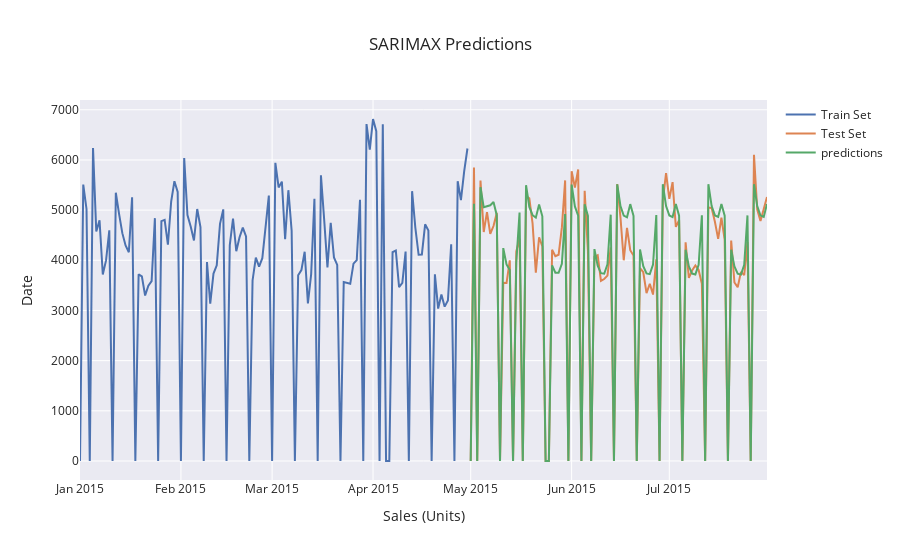

Notebook source saved alongside this figure:
### Markdown cell above
Evaluating the fit of the final model

### Code cell
preds = forecaster.predict(steps=92,
                           exog = exog_1.iloc[-92:])

fig = go.Figure()

fig.add_trace(go.Scatter(x=valid['Sales'].index,
                         y=valid['Sales'],
                         mode='lines',
                         name='Train Set'),
             )

fig.add_trace(go.Scatter(x=test['Sales'].index,
                         y=test['Sales'],
                         mode='lines',
                         name='Test Set'),
             )

fig.add_trace(go.Scatter(x=preds.index,
                         y=preds,
                         mode='lines',
                     name='predictions'    ))

fig.update_layout(title='SARIMAX Predictions',
                  xaxis_title='Sales (Units)',
                  yaxis_title='Date')
